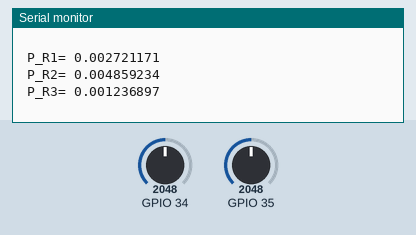
The sketch below on a simulated ESP32. Parts: the last lines printed to the serial monitor. The inputs (shaded band) are chosen by the test bench; at power-on: GPIO 34 = 2048, GPIO 35 = 2048.

Above: at 1.2 s.
1.3 s: GPIO 34 set to 2866
At 2.6 s:
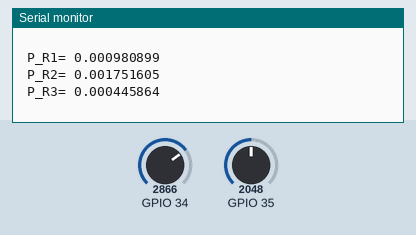
2.8 s: GPIO 35 set to 2866
4.3 s: GPIO 34 set to 3603
5.8 s: GPIO 35 set to 3603
At 7.2 s:
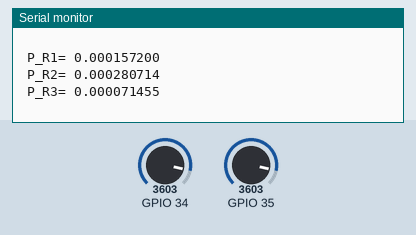
Timing chart, 0 to 8.3 s (numbered marks = the images above; inputs shaded):
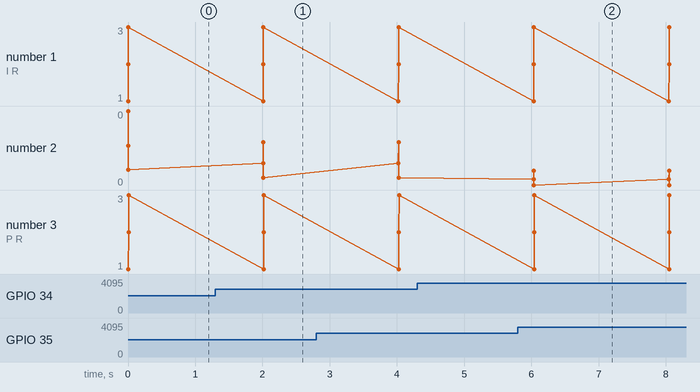

The sketch:

Sheet_2.2.ino
```cpp
void setup() {
  pinMode(35,INPUT);
  pinMode(34,INPUT);
  Serial.begin(115200);

}

void loop() {
  float V1= analogRead(34) *3.300 / 4095.0;
  float V2= analogRead(35) *3.300 / 4095.0;
  float V_R1 = 3.300 - V1;
  float V_R2 = 3.300 - V1;
  float V_R3 = 3.300 - V1;

  float R1=1000;
  float R2=560;
  float R3=2200;
  float Res=1/(1/R1+1/R2+1/R3);
  double I=3.300/Res;

  double I1=V_R1/R1;
  double I2=V_R2/R2;
  double I3=V_R3/R3;

  double P_R1=V_R1*I1;
  double P_R2=V_R2*I2;
  double P_R3=V_R3*I3;

  Serial.print(" V_R1= "); Serial.print(V_R1);
  Serial.print(" \n");
  Serial.print(" V_R2= "); Serial.print(V_R2);
  Serial.print("\n");
  Serial.print(" V_R3= "); Serial.print(V_R3);
  Serial.print("\n");
  Serial.print("\n");
  Serial.print(" Va= "); Serial.print(analogRead(35));
  Serial.print(" \n");
  Serial.print(" \n");
  Serial.print(" I= "); Serial.print(I,9);
  Serial.print(" \n");
  Serial.print(" I_R1= "); Serial.print(I1,9);
  Serial.print(" \n");
  Serial.print(" I_R2= "); Serial.print(I2,9);
  Serial.print(" \n");
  Serial.print(" I_R3= "); Serial.print(I3,9);
  Serial.print(" \n");
  Serial.print(" \n");
  Serial.print(" P_R1= "); Serial.print(P_R1,9);
  Serial.print(" \n");
  Serial.print(" P_R2= "); Serial.print(P_R2,9);
  Serial.print(" \n");
  Serial.print(" P_R3= "); Serial.print(P_R3,9);
  Serial.print(" \n");
  Serial.print(" \n");
  delay(2000);


}
```

Measured:
- after the input at 1.3 s, the serial monitor: prints a new line after 0.71 s (image 1)
- after the input at 5.8 s, the serial monitor: prints a new line after 0.23 s (image 2)
- plotted number 2: 0 → 0 after the input at 1.3 s
